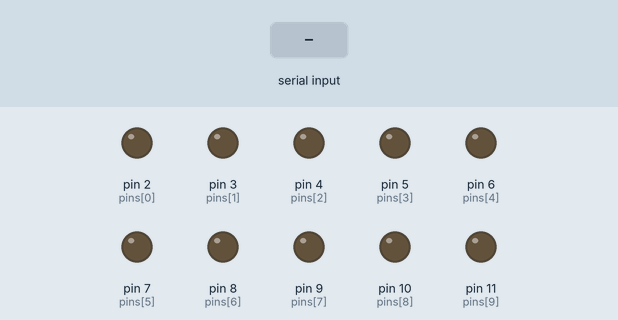
Recording of a sketch running on a simulated Arduino Uno, built with avr-gcc and run on an emulated ATmega328P. Parts: output pins drawn as LEDs (lit = HIGH). The inputs (shaded band) are chosen by the test bench.

Above: at 1.2 s.
1.3 s: "5\n" received over Serial
At 2.1 s:
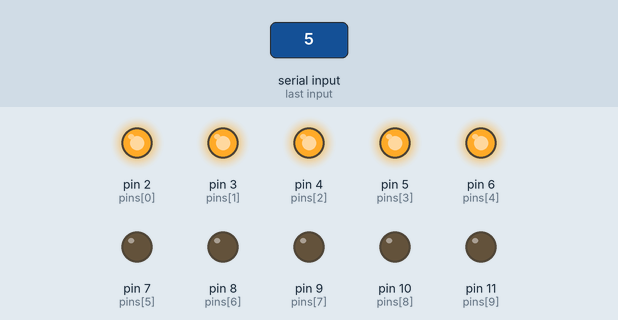
Timing chart, 0 to 4.3 s (numbered marks = the images above; inputs shaded):
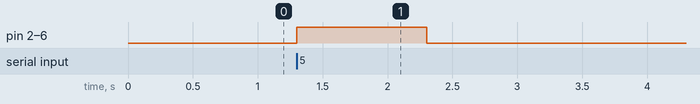

The sketch:

SerialCallResponse.ino
```cpp
#define PIN_NUM 10
int pins[PIN_NUM] = {2,3,4,5,6,7,8,9,10,11};
int inByte;         // incoming serial byte

void setup() {
  // start serial port at 9600 bps:
  Serial.begin(9600);
  while (!Serial) {
    ; // wait for serial port to connect. Needed for native USB port only
  }
}


void loop() {
  // if we get a valid byte, read analog ins:
  if (Serial.available() > 0) {
    // get incÚoming byte:
    int incomingData = Serial.parseInt();
    if (incomingData <= PIN_NUM && incomingData >= 0) {
      for (int i = 0; i < incomingData; i++) {
        analogWrite(pins[i], 255);
      }
      for (int i = incomingData; i < PIN_NUM; i++) {
        analogWrite(pins[i], 0);
      }
    }
  }
/*
    if (incomingData <= 256 || incomingData >= 0) {
      float pfloat = ((float) incomingData) / 255.0f;
      float output = falloff(output, pfloat);
      int numPins = (int) 6.0f * output;

      for (int i = 0; i < numPins; i++) {
        analogWrite(pins[i], 255);
      }
      analogWrite(pins[numPins], incomingData);
      for (int i = numPins + 1; i < 6; i++) {
        analogWrite(pins[i], 0);
      }
    }
  }
*/
}
```

Measured:
- after the input at 1.3 s, pin 2 (pins[0]), pin 3 (pins[1]), pin 4 (pins[2]), pin 5 (pins[3]), pin 6 (pins[4]): LOW → HIGH at once, → LOW 1.0 s later
